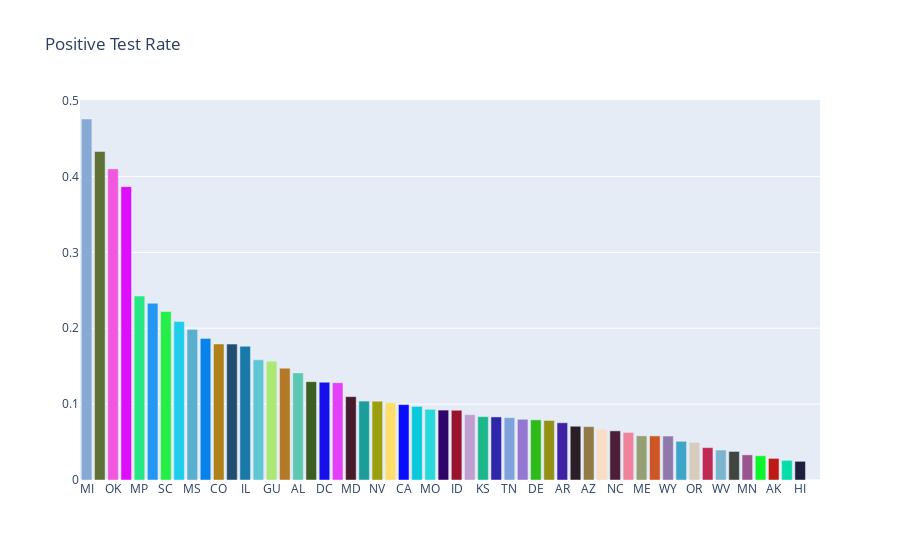
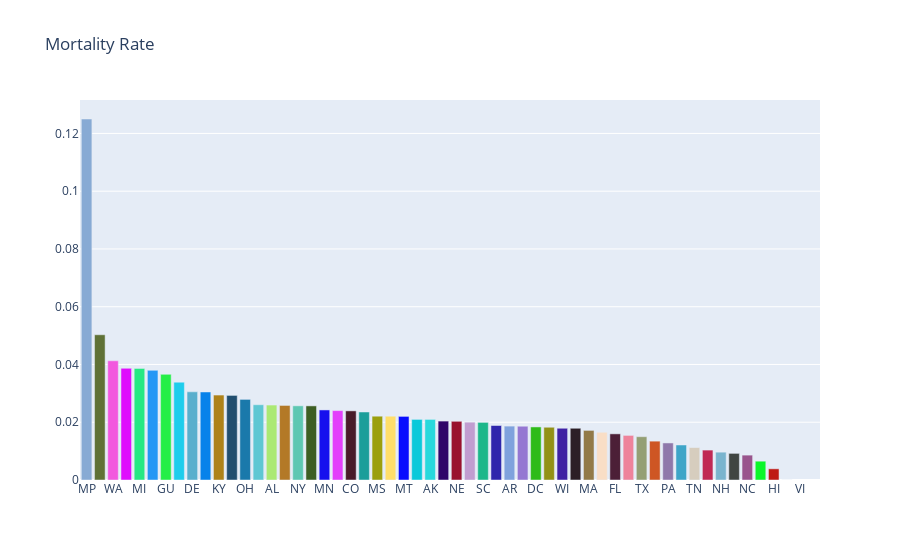

Notebook code cell kept with these figures, in order:
### Code cell
import requests
import json
import pandas as pd
from colour import Color
import plotly.graph_objects as go
import matplotlib.pyplot as plt
import matplotlib

import warnings
warnings.filterwarnings('ignore')

# Query API
states = requests.get('https://covidtracking.com/api/states/daily').json()
states = pd.DataFrame(states)

us = requests.get('https://covidtracking.com/api/us/daily').json()
us = pd.DataFrame(us)

# Format Data
states.date = pd.to_datetime(states.date, format = '%Y%m%d')
us.date = pd.to_datetime(us.date, format = '%Y%m%d')

states.set_index('date', inplace = True)
us.set_index('date', inplace =  True)
today = states.loc[states.index.max()]

##################################### GRAPHING ###########################################

# NATIONAL POSITIVE 
plt.style.use('dark_background')
matplotlib.rcParams.update({'font.size': 15})
fig = plt.figure(figsize=(15,5))
us.positive.plot(linewidth=3, marker = 'o', markersize=10)
plt.title('Positive Test Results COVID-19')
plt.grid()
plt.show()
fig.savefig('images/positive_tests.png')

# NATIONAL DEATHS
fig = plt.figure(figsize=(15,5))
us.death.dropna().plot(linewidth=3, marker = 'o', markersize=10)
plt.title('US Deaths')
plt.grid()
plt.show()
fig.savefig('images/deaths.png')

# POSITIVE GROWTH FROM PREVIOUS DAY
us_rev = us.iloc[::-1].positive.diff()
fig = plt.figure(figsize=(15,5))
us_rev.plot(linewidth=3, marker = 'o', markersize=10)
plt.title('Positive Case Growth')
plt.grid()
plt.show()
fig.savefig('images/positive_case_growth.png')

# POSITIVE CASES IN ILLINOIS
fig = plt.figure(figsize=(15,5))
states[states.state == 'IL'].positive.plot(linewidth=3, marker = 'o', markersize=10)
plt.title('Illinois Confirmed Cases')
plt.grid()
plt.show()
fig.savefig('images/illinois_cases.png')

# POSITIVE CASES IN NY
fig = plt.figure(figsize=(15,5))
states[states.state == 'NY'].positive.plot(linewidth=3, marker = 'o', markersize=10)
plt.title('New York Confirmed Cases')
plt.grid()
plt.show()
fig.savefig('images/ny_cases.png')

# POSITIVE CASES IN IA
fig = plt.figure(figsize=(15,5))
states[states.state == 'IA'].positive.plot(linewidth=3, marker = 'o', markersize=10)
plt.title('Iowa Confirmed Cases')
plt.grid()
plt.show()
fig.savefig('images/ia_cases.png')

# POSITIVE CASES IN HIGHEST COUNT CITIES
top_ten = today.sort_values(by='positive', ascending=False)[:10]
ten_states = top_ten.state
fig = plt.figure(figsize=(15,5))
for state in ten_states:
    if state in list(ten_states[:5].values):
        states[states.state == state].positive.plot(label = state, linewidth=3, marker = 'o', markersize=10)
    else:
        states[states.state == state].positive.plot(label = state, linewidth=1, marker = 'o', markersize=3)
plt.title('10 states with the most confirmed cases')
plt.ylabel('Positive Test Results')
plt.legend(loc='upper left')
plt.grid()
plt.show()
fig.savefig('images/top_ten_states.png')

# CASES BY STATE –– MAP
fig = go.Figure(data=go.Choropleth(
    locations=today.state, # Spatial coordinates
    z = today.positive, # Data to be color-coded
    locationmode = 'USA-states', # set of locations match entries in `locations`
    colorscale = 'Reds',
    colorbar_title = "Confirmed Cases",
))

fig.update_layout(
    title_text = 'COVID-19 Cases by State',
    geo_scope='usa', # limite map scope to USA
)

fig.show()
fig.write_image('images/positive_cases_map.png')

# POSITIVE TEST RATE
today['positive_rate'] = today.positive/today.total
rates = today.sort_values(by='positive_rate', ascending = False)
rates = rates[['state', 'positive_rate', 'death', 'positive']]
rates = rates.set_index('state')
colors = [Color(pick_for=x).get_hex_l() for x in rates.index]
fig = go.Figure([go.Bar(x=rates.index, y=rates.positive_rate, marker_color=colors)])
fig.update_layout(
    title_text = 'Positive Test Rate'
)
fig.show()
fig.write_image('images/positive_test_rate.png')

# MORTALITY RATE
rates['death_rate'] = rates.death/rates.positive
rates = rates.sort_values(by='death_rate', ascending=False)
fig = go.Figure([go.Bar(x=rates.index, y=rates.death_rate, marker_color=colors)])
fig.update_layout(
    title_text = 'Mortality Rate')
fig.show()
fig.write_image('images/mortality_rate.png')

# SAVE DATA
us.reset_index(inplace = True)
states.reset_index(inplace=True)
us.date = us.date.astype(str)
states.date = states.date.astype(str)
national_data = us.to_dict()
state_data = states.to_dict()


data = {'state': state_data,
        'us': national_data}

with open('coronavirus.json', mode='w', encoding='utf-8') as f:
    json.dump(data, f)

with open('coronavirus.json') as f:
    data = json.load(f)
    state = data['state']

### Figure 1 — Plotly figure (JSON) as saved in the notebook; plotly's stock layout.template omitted (floating-point values rounded to 4 significant figures)
{"data": [{"marker": {"color": ["#87aad4", "#5f7136", "#f258de", "#df0dfd", "#26e883", "#2497f5", "#25ef47", "#1ecdec", "#59afcd", "#0782ea", "#ae8219", "#214e6f", "#1a79ab", "#5fc7d3", "#abe974", "#b37927", "#5ec7b2", "#3d5e23", "#1610ee", "#e33ffb", "#481b2a", "#1b9e9a", "#9b9f0d", "#ffde6a", "#080dfe", "#0ac9da", "#28d9dc", "#300569", "#99122e", "#c19dd0", "#1cb78a", "#2f26ac", "#7fa2dd", "#9577d2", "#2ebb19", "#929116", "#3f21a3", "#2c1e26", "#927a48", "#f9dec6", "#4c1f37", "#ee839b", "#949f74", "#ce5624", "#8f78aa", "#3ea5c8", "#d6cdbe", "#c02954", "#7ab4ce", "#404542", "#99558d", "#0bf62a", "#be1a15", "#02ddaa", "#1d1f3c", "#da865d"]}, "type": "bar", "x": ["MI", "NJ", "OK", "NY", "MP", "GA", "SC", "CT", "MS", "IN", "CO", "LA", "IL", "MA", "GU", "VI", "AL", "RI", "DC", "PA", "MD", "PR", "NV", "FL", "CA", "VA", "MO", "TX", "ID", "KY", "KS", "OH", "TN", "WA", "DE", "WI", "AR", "IA", "AZ", "VT", "NC", "NH", "ME", "NE", "WY", "UT", "OR", "MT", "WV", "SD", "MN", "ND", "AK", "NM", "HI", "AS"], "y": [0.4757, 0.4329, 0.41, 0.3866, 0.2424, 0.233, 0.2222, 0.209, 0.1985, 0.1866, 0.1792, 0.1791, 0.1763, 0.1584, 0.1565, 0.1473, 0.1411, 0.1296, 0.1288, 0.1282, 0.1098, 0.104, 0.1038, 0.1019, 0.09936, 0.09699, 0.09318, 0.09213, 0.09187, 0.08608, 0.0835, 0.08311, 0.0822, 0.08, 0.07925, 0.07847, 0.07544, 0.07084, 0.07037, 0.06694, 0.06475, 0.0627, 0.05817, 0.05809, 0.05794, 0.05099, 0.0495, 0.04267, 0.0395, 0.03765, 0.03313, 0.03193, 0.02847, 0.02591, 0.02461, 0]}], "layout": {"title": {"text": "Positive Test Rate"}}}

### Figure 2 — Plotly figure (JSON) as saved in the notebook; plotly's stock layout.template omitted (floating-point values rounded to 4 significant figures)
{"data": [{"marker": {"color": ["#87aad4", "#5f7136", "#f258de", "#df0dfd", "#26e883", "#2497f5", "#25ef47", "#1ecdec", "#59afcd", "#0782ea", "#ae8219", "#214e6f", "#1a79ab", "#5fc7d3", "#abe974", "#b37927", "#5ec7b2", "#3d5e23", "#1610ee", "#e33ffb", "#481b2a", "#1b9e9a", "#9b9f0d", "#ffde6a", "#080dfe", "#0ac9da", "#28d9dc", "#300569", "#99122e", "#c19dd0", "#1cb78a", "#2f26ac", "#7fa2dd", "#9577d2", "#2ebb19", "#929116", "#3f21a3", "#2c1e26", "#927a48", "#f9dec6", "#4c1f37", "#ee839b", "#949f74", "#ce5624", "#8f78aa", "#3ea5c8", "#d6cdbe", "#c02954", "#7ab4ce", "#404542", "#99558d", "#0bf62a", "#be1a15", "#02ddaa", "#1d1f3c", "#da865d"]}, "type": "bar", "x": ["MP", "VT", "WA", "OK", "MI", "PR", "GU", "LA", "DE", "GA", "KY", "CT", "OH", "NV", "AL", "OR", "NY", "IN", "MN", "VA", "CO", "KS", "MS", "CA", "MT", "NJ", "AK", "IL", "NE", "AZ", "SC", "ND", "AR", "ME", "DC", "RI", "WI", "IA", "MA", "NM", "FL", "MD", "TX", "ID", "PA", "SD", "TN", "MO", "NH", "WV", "NC", "UT", "HI", "WY", "VI", "AS"], "y": [0.125, 0.0503, 0.04128, 0.03868, 0.03864, 0.03797, 0.03659, 0.03388, 0.03053, 0.03048, 0.02941, 0.02929, 0.02791, 0.02606, 0.02595, 0.02582, 0.02569, 0.02567, 0.02426, 0.02403, 0.02394, 0.02355, 0.02209, 0.02209, 0.02203, 0.02098, 0.02098, 0.0204, 0.02033, 0.02003, 0.01995, 0.01887, 0.01866, 0.01862, 0.01838, 0.01826, 0.01792, 0.01792, 0.01718, 0.01653, 0.01598, 0.01544, 0.01499, 0.01345, 0.01283, 0.01212, 0.01125, 0.01036, 0.009639, 0.009217, 0.008616, 0.006518, 0.003876, 0, null, null]}], "layout": {"title": {"text": "Mortality Rate"}}}
